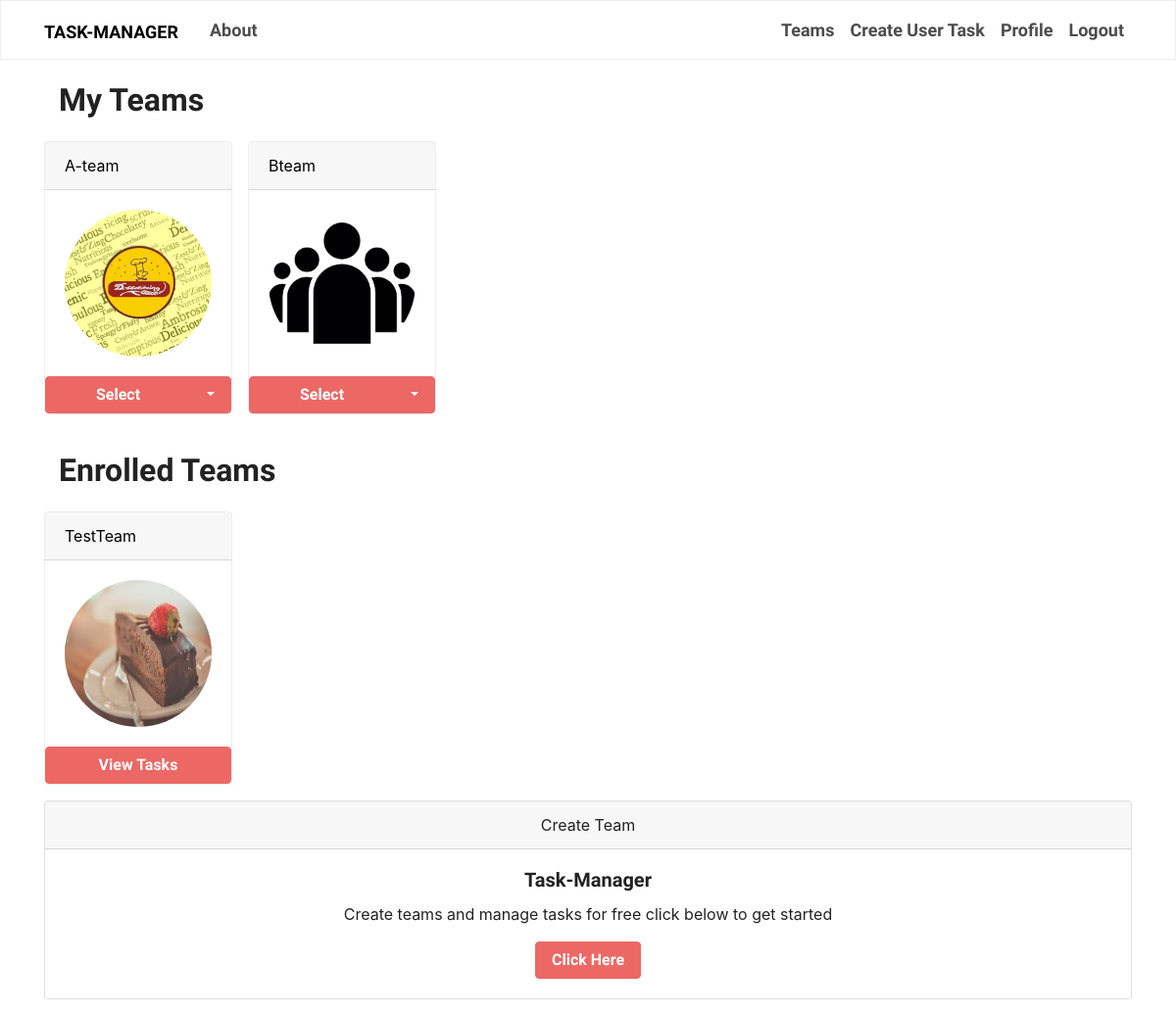
Page /listteam/ (signed in) on the earlier database version.
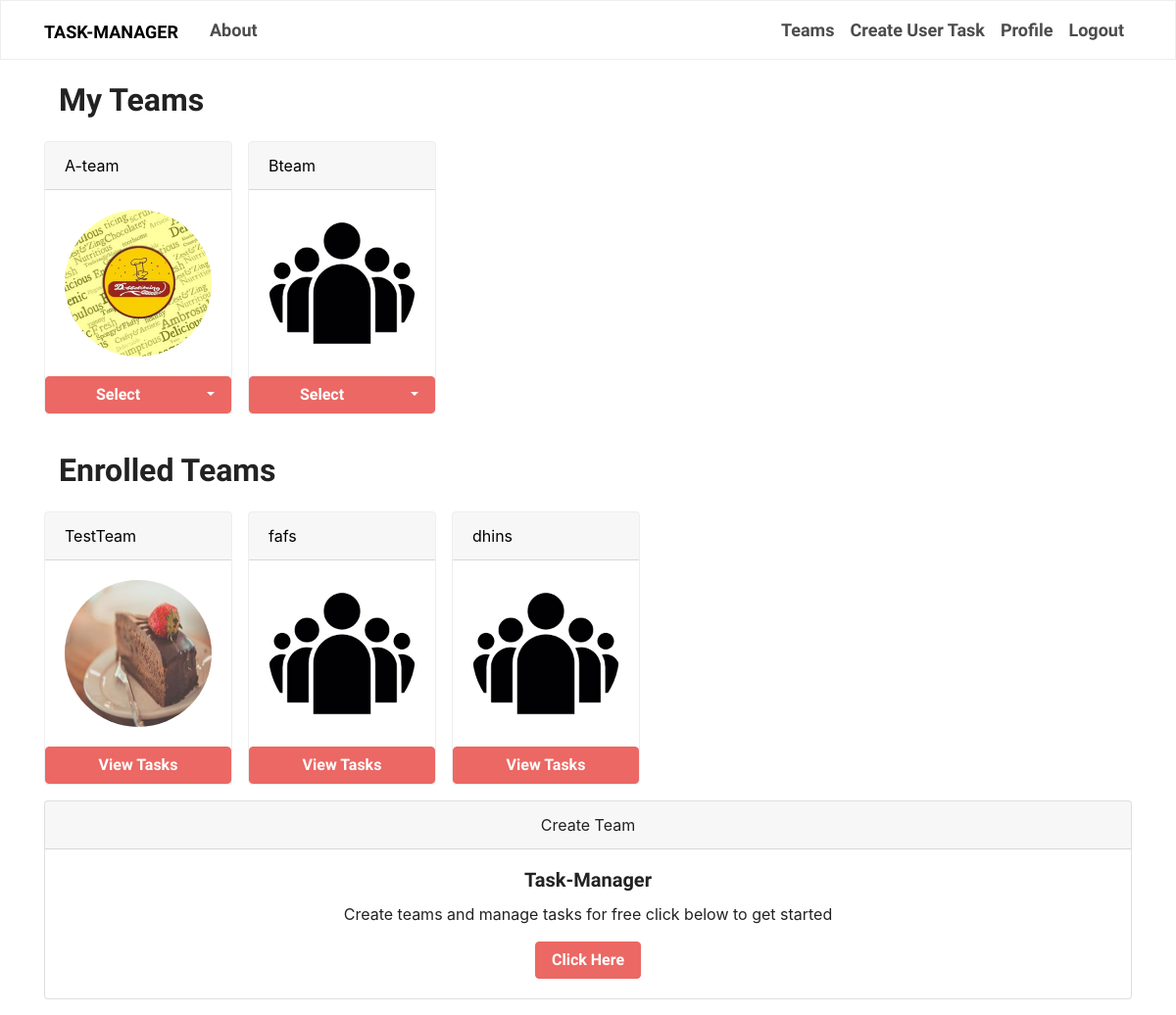
Same page on the later database version.
### usergroups/models.py (models this page shows, shortened)
class Team(models.Model):
    name = models.CharField(max_length=100)
    teamicon = models.ImageField(
        default='groupdefault.png', upload_to='group_icons')
    description = models.TextField(max_length=1024, null=True, blank=True)
    admin = models.ForeignKey(
        User, related_name="teamadmin", null=True, on_delete=models.CASCADE)
    member = models.ManyToManyField(
        User, related_name="teammembers")

### usergroups/views.py (the view)
# urls.py: path('listteam/', views.list_team, name='listteam'),
@login_required
def list_team(request):
    context = {
        'yourteams': Team.objects.filter(admin=request.user),
        'enrolledteams': Team.objects.filter(member=request.user)
    }
    return render(request, 'usergroups/listteam.html', context)

### usergroups/templates/usergroups/listteam.html (shortened to what this page needs)
{%extends "tasks/base.html"%}
{% block content %}
<div class="col mt-4">
  <h2>My Teams</h2>
  <div class="row mt-4">
    {% for team in yourteams %}
      <div class="card bg-light mb-3 mr-3" style="max-width: 20rem;">
        <div class="card-header">{{ team.name }}</div>
        <div class="card-body">
          <img class="card-img-top user1 mx-auto d-block" src="{{team.teamicon.url}}">
        </div>
        <div class="btn-group" role="group" aria-label="Button group with nested dropdown">
          <button type="button" class="btn btn-primary">Select</button>
            <div class="btn-group" role="group">
              <button id="btnGroupDrop1" type="button" class="btn btn-primary dropdown-toggle" data-toggle="dropdown" aria-haspopup="true" aria-expanded="false"></button>
            </div>
        </div>
      </div>
    {% endfor %}
  </div>
</div>
<div class="col mt-4">
  <h2>Enrolled Teams</h2>
  <div class="row mt-4">
    {% for team in enrolledteams %}
      <div class="card bg-light mb-3 mr-3" style="max-width: 20rem;">
        <div class="card-header">{{ team.name }}</div>
        <div class="card-body">
          <img class="card-img-top user1 mx-auto d-block" src="{{team.teamicon.url}}">
        </div>
        <a class="btn btn-primary" href="{% url 'team-task-manager' team.id %}">View Tasks</a>
      </div>
    {% endfor %}
  </div>
</div>
<div class="card text-center mb-3">
  <div class="card-header">
    Create Team
  </div>
  <div class="card-body">
    <h5 class="card-title">Task-Manager</h5>
    <p class="card-text">Create teams and manage tasks for free click below to get started</p>
    <a href="{% url 'create-team' %}" class="btn btn-primary">Click Here</a>
  </div>
</div>
{% endblock content %}

### tasks/templates/tasks/base.html (shortened to what this page needs)
{% load static %}
<!DOCTYPE html>
<html lang="en">
  <head>
    <link rel="stylesheet" href="https://bootswatch.com/4/journal/bootstrap.min.css">
    <link href="{% static 'tasks/main.css' %}" rel="stylesheet" type="text/css">
    <link rel="stylesheet" href="https://cdnjs.cloudflare.com/ajax/libs/font-awesome/4.7.0/css/font-awesome.min.css">
  </head>
  <body>
    <nav class="navbar navbar-expand-sm  navbar-light bg-light">
      <div class="container">
        <a class="navbar-brand mr-4" href="{% url 'task-manager' %}">Task-Manager</a>
        <div class="collapse navbar-collapse" id="navbarToggle">
          <div class="navbar-nav mr-auto">
            <a class="nav-item nav-link" href="#">About</a>
          </div>
          <div class="navbar-nav">
            {% if user.is_authenticated %}
              <a class="nav-item nav-link" href="{% url 'listteam' %}">Teams</a>
              <a class="nav-item nav-link" href="{% url 'task-create' %}">Create User Task</a>
              <a class="nav-item nav-link" href="{% url 'user-profile' %}">Profile</a>
              <a class="nav-item nav-link" href="{% url 'user-logout' %}">Logout</a>
            {% else %}
              <a class="nav-item nav-link" href="{% url 'user-login' %}">Login</a>
              <a class="nav-item nav-link" href="{% url 'user-register' %}">Register</a>
            {% endif %}
          </div>
        </div>
      </div>
    </nav>
    <div class="container">
      {%block content%} {%endblock%}
    </div>
  </body>
</html>

### tasks/static/tasks/main.css (style rules this page uses)
.user1 { display: inline-block; width: 150px; height: 150px; border-radius: 50%; background-repeat: no-repeat; background-position: center center; background-size: cover; }

Differences in the rows shown:
added Team: name "fafs", teamicon (placeholder picture), shown under "Enrolled Teams"
added Team: name "dhins", teamicon (placeholder picture), shown under "Enrolled Teams"
